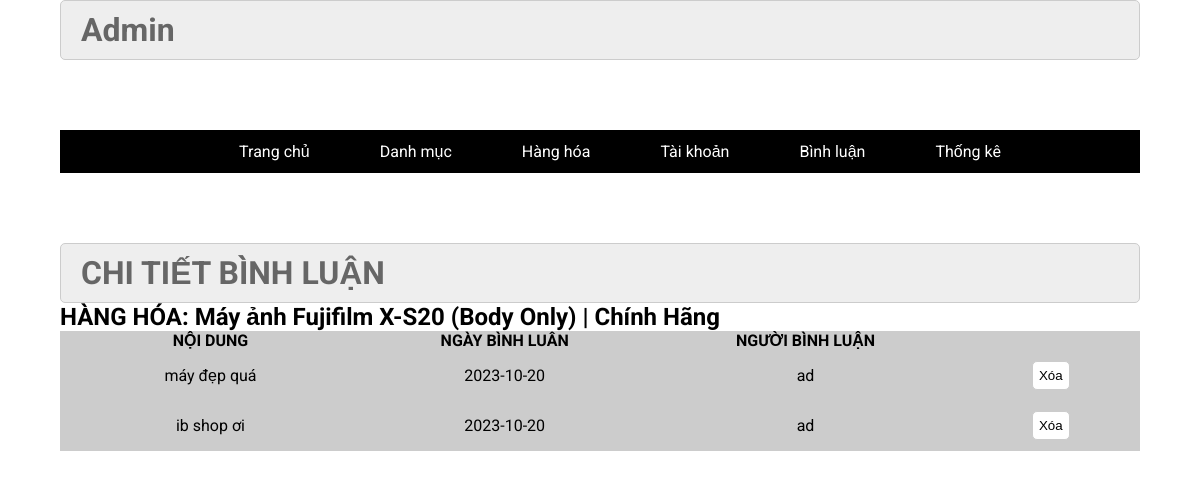
Screenshot of /admin/index.php?act=chi_tiet_binh_luan&id_sp=51 with the database file from the repository.
### tables this page shows
CREATE TABLE `sanpham` (
  `id` int(11) NOT NULL,
  `name` varchar(255) NOT NULL,
  `price` double(10,2) NOT NULL DEFAULT 0.00,
  `img` varchar(255) NOT NULL,
  `mota` text NOT NULL,
  `luotxem` int(11) NOT NULL DEFAULT 0,
  `iddm` int(11) NOT NULL
);

CREATE TABLE `binhluan` (
  `id` int(10) NOT NULL,
  `noidung` varchar(255) NOT NULL,
  `iduser` int(10) NOT NULL,
  `idpro` int(10) NOT NULL,
  `ngaybinhluan` date NOT NULL DEFAULT current_timestamp()
);

CREATE TABLE `taikhoan` (
  `id` int(11) NOT NULL,
  `user` varchar(50) NOT NULL,
  `pass` varchar(50) NOT NULL,
  `name` varchar(255) NOT NULL,
  `email` varchar(255) NOT NULL,
  `img` varchar(255) NOT NULL,
  `address` varchar(255) NOT NULL,
  `tel` varchar(20) NOT NULL,
  `role` int(11) NOT NULL DEFAULT 0
);

### model/pdo.php (called while the page is built, shortened)
<?php
function pdo_get_connection(){
    $servername = "localhost";
    $username = "root";
    $password = "";
    try {
        $conn = new PDO("mysql:host=$servername;dbname=duanmau", $username, $password);
        $conn->setAttribute(PDO::ATTR_ERRMODE, PDO::ERRMODE_EXCEPTION);
        return $conn;
    } catch(PDOException $e) {
        echo "Connection failed: " . $e->getMessage();
    }
}
function pdo_query($sql){
    $sql_args=array_slice(func_get_args(),1);
    try{
        $conn=pdo_get_connection();
        $stmt=$conn->prepare($sql);
        $stmt->execute($sql_args);
        $rows=$stmt->fetchAll();
        return $rows;
    }
    catch(PDOException $e){
        throw $e;
    }
    finally{
        unset($conn);
    }
}
?>

### model/binh_luan.php (called while the page is built, shortened)
<?php
function chi_tiet_binh_luan($id_sp){
    $sql="SELECT binhluan.*, sanpham.name, taikhoan.user FROM binhluan
    JOIN sanpham on binhluan.idpro=sanpham.id
    JOIN taikhoan on taikhoan.id=binhluan.iduser
    WHERE sanpham.id=$id_sp
    ORDER by binhluan.ngaybinhluan DESC";
    $sql=pdo_query($sql);
    return $sql;
}

### admin/binhluan/chi_tiet_binh_luan.php (the view)
<div class="row2">
    <div class="row2 font_title">
        <h1>CHI TIẾT BÌNH LUẬN</h1>
    </div>
    <h2>HÀNG HÓA: <?=$chi_tiet_binh_luan[0]['name'] ?></h2>
    <div class="row2 form_content ">
        <form action="#" method="POST">
            <div class="row2 mb10 formds_loai">
                <table>
                    <tr>
                        <th>NỘI DUNG</th>
                        <th>NGÀY BÌNH LUÂN</th>
                        <th>NGƯỜI BÌNH LUẬN</th>
                        <th></th>
                    </tr>
                    <?php foreach ($chi_tiet_binh_luan as $values) : extract($values)?>
                        <tr>
                            <td><?= $noidung ?></td>
                            <td><?= $ngaybinhluan ?></td>
                            <td><?= $user ?></td>
                            <td>
                                <a href="index.php?act=chi_tiet_binh_luan&id_sp=<?= $idpro ?>&id_binhluan=<?= $id ?>" onclick="return confirm('bạn có chắc là muốn xóa')"><input type="button" value="Xóa"></a>
                            </td>
                        </tr>
                    <?php endforeach ?>
                </table>
            </div>
        </form>
    </div>
</div>

### css/css.css (style rules this page uses)
:root { --white-color: #fff; --black-color: #000; --text-color: #333; }
* { margin: 0; padding: 0; box-sizing: border-box; }
table { text-align: center; }
a { text-decoration: none; color: red; }
body { font-family: "Roboto", sans-serif; }
.row2 { float: left; width: 100%; }
.mb10 { margin-bottom: 10px; }
.form_account input[type="reset"], .form_account input[type="submit"], .form_content input[type="submit"], .form_content input[type="reset"], .form_content input[type="button"] { padding: 6px; background: white; border: 1px solid #ccc; border-radius: 5px; }
.font_title { background-color: #eee; border: 1px #ccc solid; color: #666; border-radius: 5px; padding: 10px 20px; }
.formds_loai table { width: 100%; border-collapse: collapse; background-color: #ccc; padding: 20px; }
.formds_loai table td { padding: 10px 20px; border: 1px #ccc solid; }

### rows the page displays
sanpham: name "Máy ảnh Fujifilm X-S20 (Body Only) | Chính Hãng"
binhluan: noidung "máy đẹp quá", ngaybinhluan "2023-10-20", iduser.user "ad"
binhluan: noidung "ib shop ơi", ngaybinhluan "2023-10-20", iduser.user "ad"
